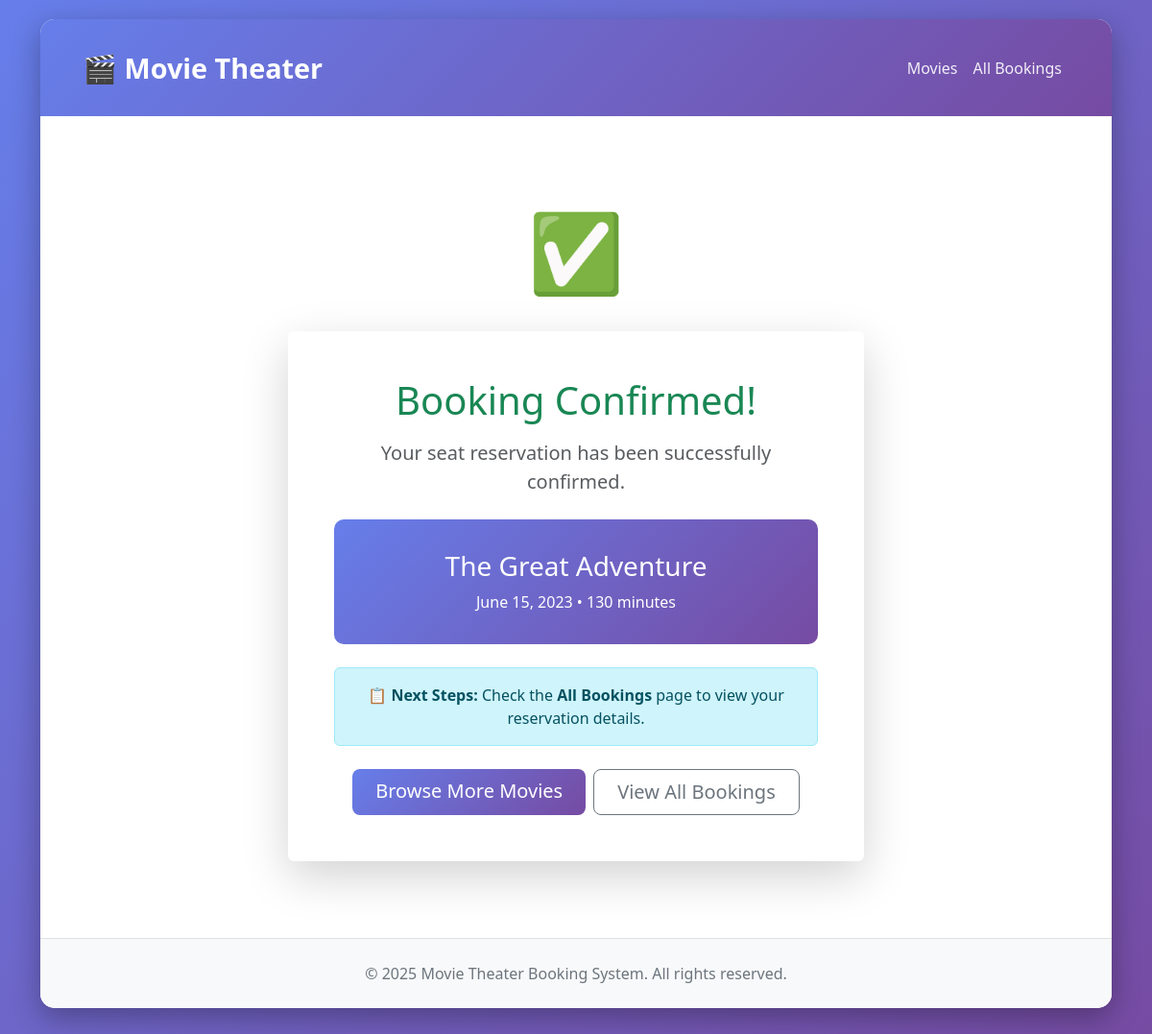
/movie/1/confirmation/, run on the app's committed database.
### booking/models.py (models this page shows, shortened)
class Movie(models.Model):
    title = models.CharField(max_length=200)
    description = models.TextField()
    release_date = models.DateField()
    duration = models.IntegerField(help_text="Duration in minutes")
    class Meta:
        ordering = ['-release_date']

### booking/template_views.py (the view)
# urls.py: path('movie/<int:movie_id>/confirmation/', template_views.booking_confirmation, name='booking_confirmation'),
def booking_confirmation(request, movie_id):
    movie = get_object_or_404(Movie, pk=movie_id)
    return render(request, 'booking/booking_confirmation.html', {
        'movie': movie
    })

### booking/templates/booking/booking_confirmation.html (shortened to what this page needs)
{% extends 'booking/base.html' %}
{% block content %}
<div class="confirmation-card">
    <div class="text-center mb-4">
        <div class="success-icon">✅</div>
    </div>
    <div class="card shadow-lg border-0">
        <div class="card-body text-center p-5">
            <h1 class="text-success mb-3">Booking Confirmed!</h1>
            <p class="lead text-muted mb-4">Your seat reservation has been successfully confirmed.</p>
            <div class="movie-info mb-4">
                <h2 class="h3 mb-2">{{ movie.title }}</h2>
                <p class="mb-0">{{ movie.release_date|date:"F d, Y" }} • {{ movie.duration }} minutes</p>
            </div>
            <div class="alert alert-info" role="alert">
                <strong>📋 Next Steps:</strong> Check the <strong>All Bookings</strong> page to view your reservation details.
            </div>
            <div class="d-grid gap-2 d-md-flex justify-content-md-center mt-4">
                <a href="{% url 'movie_list' %}" class="btn btn-primary btn-lg px-4">
                    Browse More Movies
                </a>
                <a href="{% url 'all_bookings' %}" class="btn btn-outline-secondary btn-lg px-4">
                    View All Bookings
                </a>
            </div>
        </div>
    </div>
</div>
{% endblock %}

### booking/templates/booking/base.html (style rules this page uses)
:root { --primary-gradient: linear-gradient(135deg, #667eea 0%, #764ba2 100%); }
body { background: linear-gradient(135deg, #667eea 0%, #764ba2 100%); min-height: 100vh; padding-bottom: 30px; }
.btn-primary { background: linear-gradient(135deg, #667eea 0%, #764ba2 100%); border: none; }

### booking/templates/booking/booking_confirmation.html (style rules this page uses)
.success-icon { font-size: 5rem; animation: scaleIn 0.5s ease-out; }
.confirmation-card { max-width: 600px; margin: 3rem auto; }
.movie-info { background: linear-gradient(135deg, #667eea 0%, #764ba2 100%); color: white; padding: 2rem; border-radius: 10px; }

### data on the page
Movie: title "The Great Adventure", release_date "June 15, 2023", duration "130"
